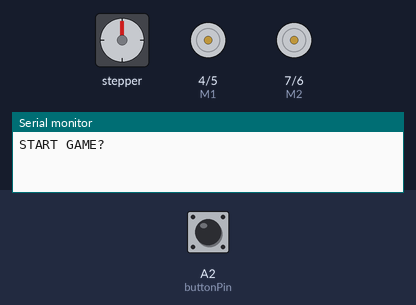
Bench run of a sketch on a simulated Arduino Uno, built with avr-gcc and run on an emulated ATmega328P. Parts: stepper motor, direction and speed pins drawn as motors (green arrow = direction pin HIGH = forward, orange = LOW = backward, longer = more drive), the last lines printed to the serial monitor. The test bench sets the inputs (shaded band); at power-on: A2 (buttonPin) HIGH. Stepper angles assume 50 steps per turn.

Above: at 0.05 s.
At 7.2 s:
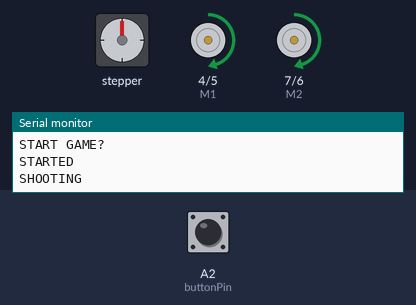
Timing chart, 0 to 9.4 s (numbered marks = the images above):
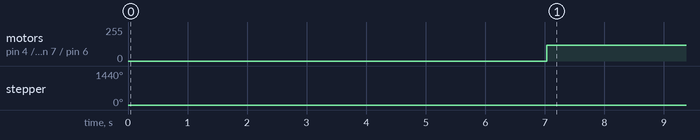

The sketch:

robot.ino
```cpp
#include <Stepper.h>
// #include <SPI.h>
// #include <SdFat.h>
// #include <SdFatUtil.h>
// #include <SFEMP3Shield.h>

const int buttonPin = A2;
int buttonState;            // the current reading from the input pin
int lastButtonState = LOW;  // Previous state of the button
unsigned long lastDebounceTime = 0;  // Time of the last button state change
unsigned long debounceDelay = 30;  // Debounce time in milliseconds

/**
 * \brief Object instancing the SdFat library.
 *
 * principal object for handling all SdCard functions.
 */
// SdFat sd;

/**
 * \brief Object instancing the SFEMP3Shield library.
 *
 * principal object for handling all the attributes, members and functions for the library.
 */
// SFEMP3Shield MP3player;
// MP3 Player volume 0=max, 255=lowest (off)
// const uint8_t volume = 0;

/**
 * Arduino PWM DC motors
 */
const int E1 = 5; // M1-
const int M1 = 4; // M1+
const int E2 = 6; // M2-
const int M2 = 7; // M2+
// DC motors PWM speed control
const int SPEED = 120;

/**
 * Arduino stepper motor
 */
const int STEPS = 50;
const int RPM = 50;
Stepper stepper(STEPS, 8, 9, 10, 11);

void setup()
{
  Serial.begin(115200);
  // initialize the pushbutton pin as an input:
  pinMode(buttonPin, INPUT_PULLUP);

  pinMode(M1, OUTPUT);
  pinMode(M2, OUTPUT);

  stepper.setSpeed(RPM);

  // initSD();
  // initMP3Player();
  // analogWrite(E1, 0);
  // analogWrite(E2, 0);
}

void loop()
{
  while(true) {
    int reading = digitalRead(buttonPin);

    if (reading > 0) {
      break;
    }
  }
  bool started = false;

  Serial.println(F("START GAME?"));
  if (!started) {
    // Zijn jullie ready?
    // playTrack(1);
    delay(2000);

    while(!started) {
      int reading = digitalRead(buttonPin);

      if (reading != lastButtonState) {
        // Reset debounce timer
        lastDebounceTime = millis();
      }

      if ((millis() - lastDebounceTime) > debounceDelay) {

        if (reading != buttonState) {
          buttonState = reading;

          if (buttonState > 0) {
            break;
          }
        }
      }
      lastButtonState = reading;
    }
  }
	Serial.println(F("STARTED"));

  // Het spel gaat starten!! 3,2,1 GO!
  // playTrack(2);
  delay(5000);

  Serial.println(F("SHOOTING"));
  for (int i = 0; i <= 10; i++) {
    shoot(5000);
    delay(1000);
    stepper.step(STEPS);
  }

  Serial.println(F("BALLS SHOT"));
  Serial.println(F("START GATHERING"));

  // Tijdens het spel
  while(true) {
    int reading = digitalRead(buttonPin);

    if (reading > 0) {
      break;
    }

    // Music
    // playTrack(9);
    delay(10000);
    // MP3player.stopTrack();
    // Go Go Go!
    // Sneller!
    // Kan je ze allemaal vinden?
    // playTrack(random(3, 6));
    delay(1500);
  }

  // Eind spel
  Serial.println(F("GAME ENDED"));
  delay(1000);

  // SCRAP - Alle balletjes zijn geschoten!

  // Hebben jullie alles gevonden?
  // playTrack(7);
  delay(3000);

  // Hervul me om een nieuw spel te starten.
  // playTrack(8);
}

void shoot(int ms)
{
  digitalWrite(M1, HIGH);
  digitalWrite(M2, HIGH);
  // PWM Speed Control
  analogWrite(E1, SPEED);
  analogWrite(E2, SPEED);
  delay(ms);
  digitalWrite(M1, LOW);
  digitalWrite(M2, LOW);
  analogWrite(E1, 0);
  analogWrite(E2, 0);
}

// void playTrack(uint8_t track)
// {
//   uint8_t result = MP3player.playTrack(track);

//   if(result != 0) {
//     Serial.print(F("Error code: "));
//     Serial.print(result);
//     Serial.println(F(" when trying to play track"));
//   } else {
//     Serial.print(F("Playing track: "));
//     Serial.println(track);
//   }
// }

// void initSD() {
//   //Initialize the SdCard.
//   if(!sd.begin(SD_SEL, SPI_FULL_SPEED)) sd.initErrorHalt();
//   // depending upon your SdCard environment, SPI_HAVE_SPEED may work better.
//   if(!sd.chdir("/")) sd.errorHalt("sd.chdir");
// }

// void initMP3Player() {
//   uint8_t result = MP3player.begin();
//   if(result != 0) {
//     Serial.print(F("Error code: "));
//     Serial.print(result);
//     Serial.println(F(" when trying to start MP3 player"));
//     // if( result == 6 ) {
//     //   Serial.println(F("Warning: patch file not found, skipping.")); // can be removed for space, if needed.
//     // }
//   }
//   MP3player.setVolume(volume, volume);
// }
```

Measured:
- by itself, motor on pin 4 (M1) / pin 5 (E1), motor on pin 7 (M2) / pin 6 (E2): alternates forward 120/255 for 5.0 s and stopped for 2.2 s
